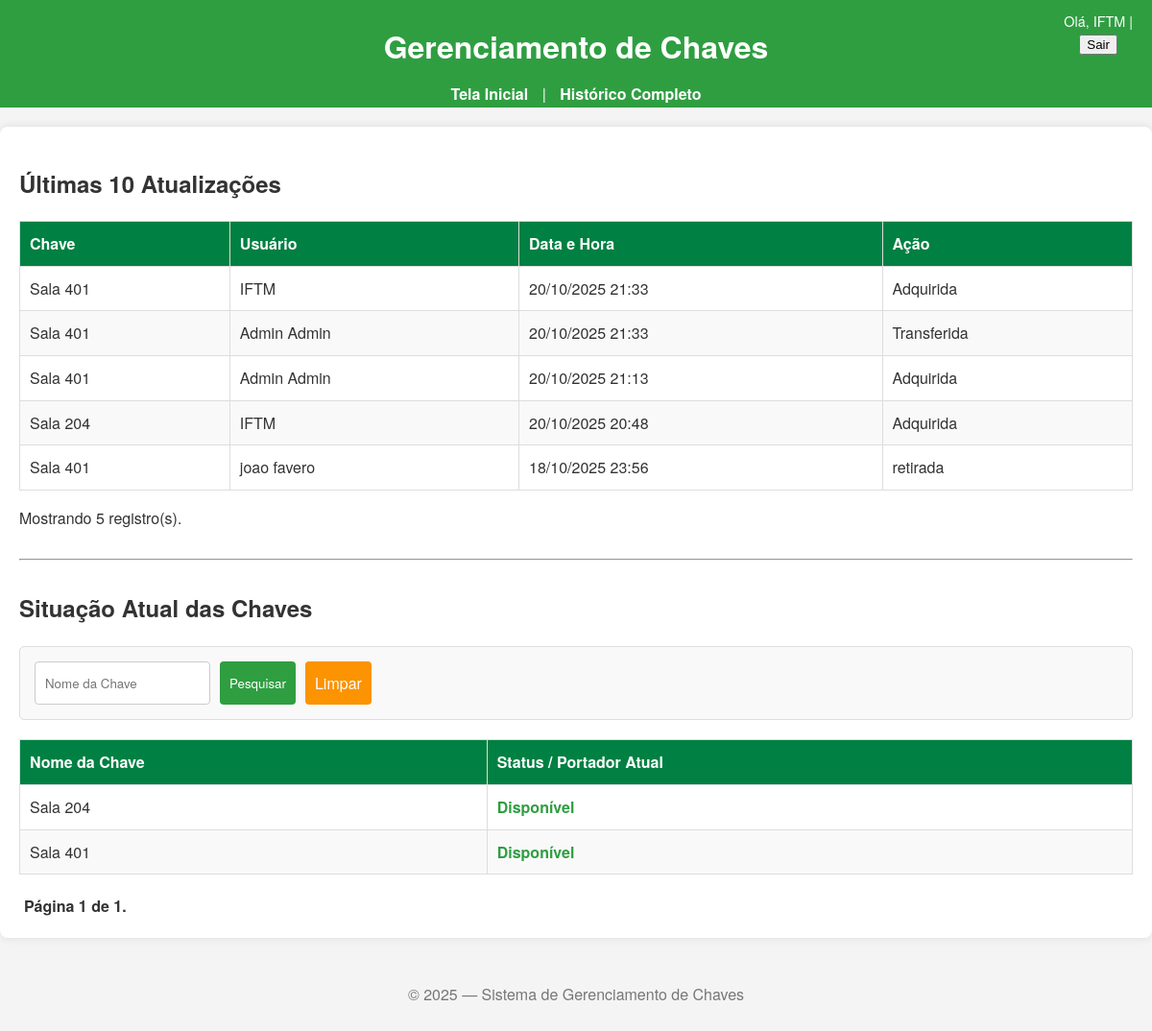
/ (signed in), run on an earlier commit of the app's database.
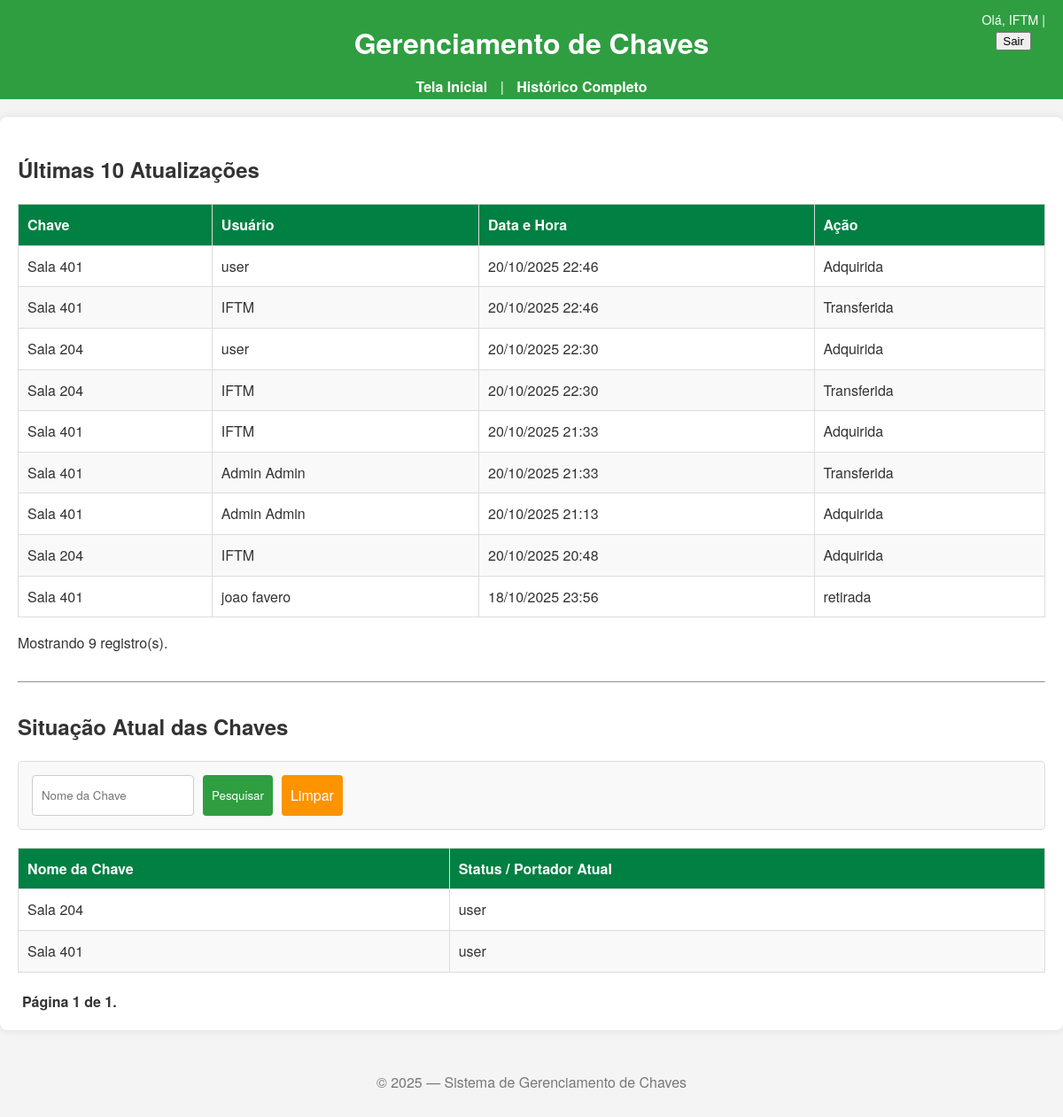
And on a later commit of the database.
### principal/submodels/emprestimoModels.py (models this page shows, shortened)
class HistoricoEmprestimo(models.Model):
    ACAO_CHOICES = [
        ('adquirida', 'Adquirida'),
        ('devolucao', 'Devolução'),
        ('transferida', 'Transferida'),
    ]
    chave = models.ForeignKey(
        Chave,
        on_delete=models.SET_NULL, # Preserva o histórico se a chave for deletada
        null=True, # Permite que o campo 'chave' fique nulo
        related_name='historico',
        verbose_name='Chave Transacionada'
    )
    usuario = models.ForeignKey(
        Usuario,
        on_delete=models.SET_NULL,
        null=True,
        verbose_name='Usuário Responsável'
    )
    data_hora = models.DateTimeField('Data e Hora da Ação', auto_now_add=True)
    acao = models.CharField('Ação Realizada', max_length=20, choices=ACAO_CHOICES)
    class Meta:
        verbose_name = 'Histórico de Empréstimo'
        verbose_name_plural = 'Históricos de Empréstimos'
        ordering = ['-data_hora']  # Ordena do mais recente para o mais antigo

### principal/submodels/chaveModels.py (models this page shows, shortened)
class Chave(models.Model):
    STATUS_CHOICES = [
        ('disponivel', 'Disponível'),
        ('em_uso', 'Em Uso'),
    ]
    nome = models.CharField('Nome da Chave', max_length=100, unique=True, help_text='Ex: Laboratório de Redes, Sala 203.')
    descricao = models.TextField('Descrição', blank=True, help_text='Informações adicionais sobre a chave ou o local.')
    status = models.CharField(
        'Status Atual',
        max_length=20,
        choices=STATUS_CHOICES,
        default='disponivel'
    )
    portador_atual = models.ForeignKey(
        Usuario,
        on_delete=models.SET_NULL,
        null=True,
        blank=True,
        related_name='chaves_em_posse',
        verbose_name='Portador Atual'
    )
    grupo_permissao = models.ForeignKey(
        Group,
        on_delete=models.SET_NULL,
        null=True,
        blank=True,
        verbose_name='Grupo com Permissão',
        help_text='Se definido, apenas usuários deste grupo podem retirar esta chave.'
    )
    excluido = models.BooleanField(
        'Excluído (Logicamente)',
        default=False,
        help_text='Se marcado, a chave não aparecerá para novos empréstimos, mas será mantida no histórico.'
    )
    class Meta:
        verbose_name = 'Chave'
        verbose_name_plural = 'Chaves'

### principal/submodels/usuarioModels.py (models this page shows)
class Usuario(AbstractUser):
    cpf = models.CharField('CPF', max_length=15, unique=True, help_text='CPF do servidor.')
    contato = models.CharField('Contato', max_length=15, help_text='Telefone de contato do servidor.')
    groups = models.ManyToManyField(
        Group,
        verbose_name='grupos',
        blank=True,
        help_text='Os grupos a que este usuário pertence. Um usuário terá todas as permissões concedidas a cada um dos seus grupos.',
        related_name="usuario_set",    # Nome personalizado para a relação reversa
        related_query_name="usuario",  # Nome para consultas reversas
    )
    user_permissions = models.ManyToManyField(
        'auth.Permission',
        verbose_name='permissões do usuário',
        blank=True,
        help_text='Permissões específicas para este usuário.',
        related_name="usuario_set",    # Nome personalizado para a relação reversa
        related_query_name="usuario",  # Nome para consultas reversas
    )
    def __str__(self):
        return self.get_full_name() or self.username

### principal/views.py (the view)
# urls.py: path('', views.index, name='index'),
@login_required
def index(request):
    queryset = Chave.objects.select_related('portador_atual').filter(excluido=False).order_by('nome')
    chave_nome = request.GET.get('chave_nome')
    if chave_nome:
        queryset = queryset.filter(nome__icontains=chave_nome)
    paginador = Paginator(queryset, 20)
    pagina_num = request.GET.get('page')
    page_obj = paginador.get_page(pagina_num)
    contexto = {
        'page_obj': page_obj,
        'chaves_list': page_obj.object_list
    }
    if request.user.is_staff:
        ultimos_emprestimos = HistoricoEmprestimo.objects.select_related(
            'chave', 'usuario'
        ).order_by('-data_hora')[:10]
        contexto['ultimos_10_emprestimos'] = ultimos_emprestimos
    return render(request, 'index.html', contexto)

### principal/templates/index.html (shortened to what this page needs)
{% extends 'base.html' %}
{% load static %}
{% block content %}
    {% if user.is_staff and ultimos_10_emprestimos %}
        <h2>Últimas 10 Atualizações  </h2>
        <div id="lista-emprestimos-staff" style="margin-bottom: 30px;">
            {% include 'historico/_lista_emprestimos.html' with emprestimos_list=ultimos_10_emprestimos %}
        </div>
        <hr style="margin-bottom: 30px;">
    {% endif %}
    <h2>Situação Atual das Chaves</h2>
    <form method="GET" action="{% url 'index' %}" class="form-filtro">
        <input type="text" name="chave_nome" placeholder="Nome da Chave" value="{{ request.GET.chave_nome }}">
        <button type="submit">Pesquisar</button>
        <a href="{% url 'index' %}" class="btn-limpar">Limpar</a>
    </form>
    <table class="tabela-emprestimos">
        <thead>
            <tr>
                <th>Nome da Chave</th>
                <th>Status / Portador Atual</th>
            </tr>
        </thead>
        <tbody>
            {% for chave in page_obj.object_list %}
                <tr>
                    <td>{{ chave.nome }}</td>
                    <td>
                        {% if chave.status == 'disponivel' %}
                            <span style="color: #2f9e41; font-weight: bold;">Disponível</span>
                        {% else %}
                            {{ chave.portador_atual|default:"Em uso (Indefinido)" }}
                        {% endif %}
                    </td>
                </tr>
            {% empty %}
                <tr>
                    <td colspan="2">Nenhuma chave encontrada com os critérios de pesquisa.</td>
                </tr>
            {% endfor %}
        </tbody>
    </table>
    <div class="pagination">
        <span class="step-links">
            <span class="current">
                Página {{ page_obj.number }} de {{ page_obj.paginator.num_pages }}.
            </span>
        </span>
    </div>
{% endblock %}

### principal/templates/historico/_lista_emprestimos.html
<table class="tabela-emprestimos">
    <thead>
        <tr>
            <th>Chave</th>
            <th>Usuário</th>
            <th>Data e Hora</th>
            <th>Ação</th>
        </tr>
    </thead>
    <tbody>
        {% for emprestimo in emprestimos_list %}
            <tr>
                <td>{{ emprestimo.chave.nome|default:"[Chave Excluída]" }}</td>
                <td>{{ emprestimo.usuario|default:"[Usuário Excluído]" }}</td>
                <td>{{ emprestimo.data_hora|date:"d/m/Y H:i" }}</td>
                <td>{{ emprestimo.get_acao_display }}</td>
            </tr>
        {% empty %}
            <tr>
                <td colspan="4">Nenhum registro encontrado.</td>
            </tr>
        {% endfor %}
    </tbody>
</table>
{% if emprestimos_list.count > 0 %}
<p>Mostrando {{ emprestimos_list.count }} registro(s).</p>
{% endif %}

What changed in the data, as far as the page shows it:
added HistoricoEmprestimo: chave.nome "Sala 401", usuario "user", data_hora "20/10/2025 22:46", acao "Adquirida"
added HistoricoEmprestimo: chave.nome "Sala 401", usuario "IFTM", data_hora "20/10/2025 22:46", acao "Transferida"
added HistoricoEmprestimo: chave.nome "Sala 204", usuario "user", data_hora "20/10/2025 22:30", acao "Adquirida"
added HistoricoEmprestimo: chave.nome "Sala 204", usuario "IFTM", data_hora "20/10/2025 22:30", acao "Transferida"
changed Chave "Sala 204": portador_atual (not shown) → "user"; no longer shows "Disponível"
changed Chave "Sala 401": portador_atual (not shown) → "user"; no longer shows "Disponível"
Also different on the page:
{{ emprestimos_list.count }}: "5" → "9"
